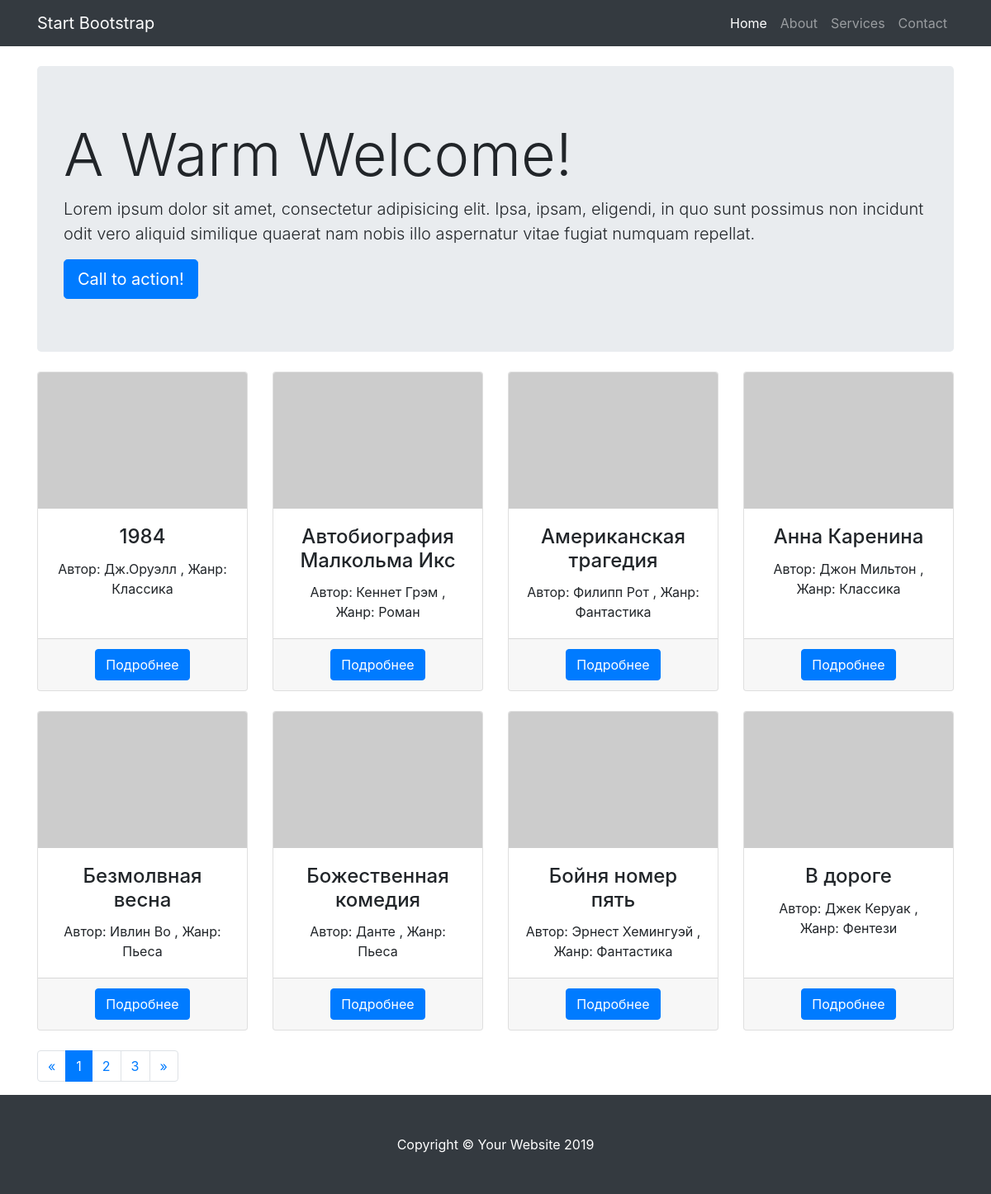
The page / on the database its author committed.
### tables this page shows
CREATE TABLE `book` (
  `id` int(10) unsigned NOT NULL AUTO_INCREMENT,
  `title` varchar(150) NOT NULL,
  `author_id` int(10) unsigned NOT NULL,
  `genre_id` int(10) unsigned DEFAULT NULL,
  PRIMARY KEY (`id`)
);

CREATE TABLE `author` (
  `id` int(11) NOT NULL,
  `name` varchar(255) DEFAULT NULL,
  PRIMARY KEY (`id`)
);

CREATE TABLE `genre` (
  `id` int(10) unsigned NOT NULL AUTO_INCREMENT,
  `name` varchar(45) NOT NULL,
  PRIMARY KEY (`id`)
);

### index.php (the view, shortened to what this page needs)
<?php
require 'functions.php';
$books = getBooks();
?>
<!DOCTYPE html>
<html lang="en">
<head>
    <link href="vendor/bootstrap/css/bootstrap.min.css" rel="stylesheet">
    <link href="css/heroic-features.css" rel="stylesheet">
</head>
<body>
<nav class="navbar navbar-expand-lg navbar-dark bg-dark fixed-top">
    <div class="container">
        <a class="navbar-brand" href="#">Start Bootstrap</a>
        <div class="collapse navbar-collapse" id="navbarResponsive">
            <ul class="navbar-nav ml-auto">
                <li class="nav-item active">
                    <a class="nav-link" href="#">Home
                    </a>
                </li>
                <li class="nav-item">
                    <a class="nav-link" href="#">About</a>
                </li>
                <li class="nav-item">
                    <a class="nav-link" href="#">Services</a>
                </li>
                <li class="nav-item">
                    <a class="nav-link" href="#">Contact</a>
                </li>
            </ul>
        </div>
    </div>
</nav>
<div class="container">
    <header class="jumbotron my-4">
        <h1 class="display-3">A Warm Welcome!</h1>
        <p class="lead">Lorem ipsum dolor sit amet, consectetur adipisicing elit. Ipsa, ipsam, eligendi, in quo sunt possimus non incidunt odit vero aliquid similique quaerat nam nobis illo aspernatur vitae fugiat numquam repellat.</p>
        <a href="#" class="btn btn-primary btn-lg">Call to action!</a>
    </header>
    <div class="row text-center">
        <?php foreach ($books as $book) : ?>
        <div class="col-lg-3 col-md-6 mb-4">
            <div class="card h-100">
                <img class="card-img-top" src="http://placehold.it/500x325" alt="">
                <div class="card-body">
                    <h4 class="card-title"><?=$book['title'] ?></h4>
                    <p class="card-text">Автор: <?=$book['author'] ?>, Жанр: <?=$book['genre'] ?></p>
                </div>
                <div class="card-footer">
                    <a href="/page.php?book_id=<?=$book['book_id'] ?>" class="btn btn-primary">Подробнее</a>
                </div>
            </div>
        </div>
        <?php endforeach; ?>
    </div>
    <?=paginate() ?>
</div>
<footer class="py-5 bg-dark">
    <div class="container">
        <p class="m-0 text-center text-white">Copyright &copy; Your Website 2019</p>
    </div>
</footer>
</body>
</html>

### functions.php (shortened to what this page needs)
<?php
function getPDO()
{
    $pdo = new PDO("mysql:dbname=bookstore;host=127.0.0.1;charset=utf8mb4", 'root', '',[
        PDO::ATTR_ERRMODE => PDO::ERRMODE_EXCEPTION
    ]);
    return $pdo;
}
function getBooks() : array
{
    $page = getPageNumber();
    $offset = ($page - 1) * ITEMS_PER_PAGE;
    $query = "SELECT b.id book_id, b.title, a.name author, g.name genre FROM book b
    left join author a ON a.id = b.author_id
    left join genre g ON g.id = b.genre_id
    ORDER BY b.title LIMIT $offset,8
    ";
    $pdo = getPDO();
    $result = $pdo->query($query);
    $result->setFetchMode(PDO::FETCH_ASSOC);
    return $result->fetchAll();
}
function getPageNumber() : int
{
    $page = $_GET['page'] ?? 1;
    $total = getTotal();
    return $page;
}
function paginate()
{
    $page = getPageNumber();
    $pageCount = getTotal();
    $buttons = "";
    $startPos = getPageNumber();
    for ($i = 0; $i < 2; $i++) {
        if ($startPos === 1) {
            break;
        }
        $startPos--;
    }
    $endPos = $page;
    for ($i = 0; $i < 2; $i++) {
        $endPos++;
    }
    for ($i = $startPos; $i <= $endPos; $i++) {
        $active = $page === $i ? 'active' : '';
        $buttons .= "<li class=\"page-item $active \"><a class=\"page-link\" href=\"?page=$i\">$i</a></li>";
    }
    return <<<PAGE
<nav aria-label="Page navigation example">
        <ul class="pagination">
            <li class="page-item">
                <a class="page-link" href="?page=1" aria-label="Previous">
                    <span aria-hidden="true">&laquo;</span>
                    <span class="sr-only">Previous</span>
                </a>
            </li>
            $buttons
            <li class="page-item">
                <a class="page-link" href="?page=$pageCount" aria-label="Next">
                    <span aria-hidden="true">&raquo;</span>
                    <span class="sr-only">Next</span>
                </a>
            </li>
        </ul>
    </nav>
PAGE;
}
function getTotal() : int
{
    static $count;
    if ($count === null) {
        $sql = 'SELECT COUNT(1) FROM book';
        $pdo = getPDO();
        $stmt = $pdo->query($sql);
        $total = $stmt->fetch(PDO::FETCH_COLUMN);
        $count = ceil($total / ITEMS_PER_PAGE);
        return $count;
    }
    return $count;
}

### css/heroic-features.css (style rules this page uses)
body { padding-top: 56px; }

### rows shown on the page
book: title "1984", author.name "Дж.Оруэлл", genre.name "Классика"
book: title "Автобиография Малкольма Икс", author.name "Кеннет Грэм", genre.name "Роман"
book: title "Американская трагедия", author.name "Филипп Рот", genre.name "Фантастика"
book: title "Анна Каренина", author.name "Джон Мильтон", genre.name "Классика"
book: title "Безмолвная весна", author.name "Ивлин Во", genre.name "Пьеса"
book: title "Божественная комедия", author.name "Данте", genre.name "Пьеса"
book: title "Бойня номер пять", author.name "Эрнест Хемингуэй", genre.name "Фантастика"
book: title "В дороге", author.name "Джек Керуак", genre.name "Фентези"
